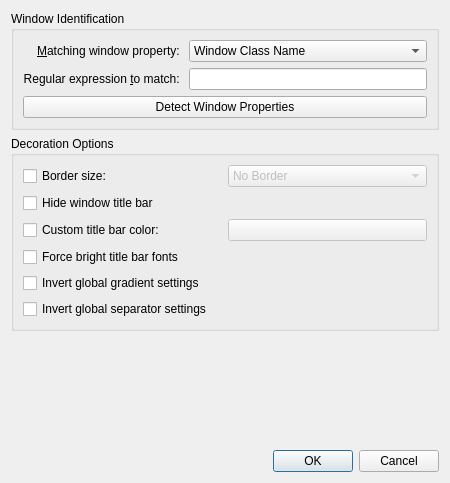
<?xml version="1.0" encoding="UTF-8"?>
<ui version="4.0">
 <class>HelloExceptionDialog</class>
 <widget class="QDialog" name="HelloExceptionDialog">
  <property name="geometry">
   <rect>
    <x>0</x>
    <y>0</y>
    <width>450</width>
    <height>483</height>
   </rect>
  </property>
  <property name="windowTitle">
   <string>Dialog</string>
  </property>
  <layout class="QVBoxLayout" name="verticalLayout">
   <property name="spacing">
    <number>6</number>
   </property>
   <item alignment="Qt::AlignTop">
    <widget class="QGroupBox" name="groupBox">
     <property name="title">
      <string>Window Identification</string>
     </property>
     <layout class="QGridLayout" name="gridLayout_2">
      <item row="0" column="0">
       <widget class="QLabel" name="label">
        <property name="text">
         <string>&amp;Matching window property: </string>
        </property>
        <property name="alignment">
         <set>Qt::AlignRight|Qt::AlignTrailing|Qt::AlignVCenter</set>
        </property>
        <property name="buddy">
         <cstring>exceptionType</cstring>
        </property>
       </widget>
      </item>
      <item row="1" column="0">
       <widget class="QLabel" name="label_2">
        <property name="text">
         <string>Regular expression &amp;to match: </string>
        </property>
        <property name="alignment">
         <set>Qt::AlignRight|Qt::AlignTrailing|Qt::AlignVCenter</set>
        </property>
        <property name="buddy">
         <cstring>exceptionEditor</cstring>
        </property>
       </widget>
      </item>
      <item row="1" column="1" colspan="2">
       <widget class="QLineEdit" name="exceptionEditor">
        <property name="whatsThis">
         <string extracomment="Use the name of the application you want to target, or complex regular expressions to target different states of the same window."/>
        </property>
        <property name="showClearButton" stdset="0">
         <bool>true</bool>
        </property>
       </widget>
      </item>
      <item row="0" column="1" colspan="2">
       <widget class="QComboBox" name="exceptionType">
        <property name="whatsThis">
         <string extracomment="Choose the selection method to target your specific window. In most cases the class name will yield better results."/>
        </property>
        <item>
         <property name="text">
          <string>Window Class Name</string>
         </property>
        </item>
        <item>
         <property name="text">
          <string>Window Title</string>
         </property>
        </item>
       </widget>
      </item>
      <item row="2" column="0" colspan="3">
       <widget class="QPushButton" name="detectDialogButton">
        <property name="whatsThis">
         <string extracomment="Click this button to turn your mouse into a cross hair and then click and select the window you want to target, to easily get window identification."/>
        </property>
        <property name="text">
         <string>Detect Window Properties</string>
        </property>
       </widget>
      </item>
     </layout>
    </widget>
   </item>
   <item alignment="Qt::AlignTop">
    <widget class="QGroupBox" name="groupBox_2">
     <property name="title">
      <string>Decoration Options</string>
     </property>
     <layout class="QGridLayout" name="gridLayout_3">
      <item row="4" column="1">
       <widget class="KColorButton" name="customColorSelectEx">
        <property name="enabled">
         <bool>false</bool>
        </property>
        <property name="whatsThis">
         <string extracomment="Use the color picker to select a color you want to use. May also be used to grab pixel colors from your screen."/>
        </property>
       </widget>
      </item>
      <item row="5" column="0">
       <widget class="QCheckBox" name="forceBrightFonts">
        <property name="whatsThis">
         <string extracomment="Override the font matching algorithm by forcing the titlebar to use bright font colors."/>
        </property>
        <property name="text">
         <string>Force bright title bar fonts</string>
        </property>
       </widget>
      </item>
      <item row="4" column="0">
       <widget class="QCheckBox" name="customColorBoxEx">
        <property name="whatsThis">
         <string extracomment="Enable using a custom color for the target window's title bar."/>
        </property>
        <property name="locale">
         <locale language="English" country="Germany"/>
        </property>
        <property name="text">
         <string>Custom title bar color:</string>
        </property>
       </widget>
      </item>
      <item row="0" column="1">
       <widget class="QComboBox" name="borderSizeComboBox">
        <property name="enabled">
         <bool>false</bool>
        </property>
        <property name="whatsThis">
         <string extracomment="Select a custom border size for the target window."/>
        </property>
        <item>
         <property name="text">
          <string comment="@item:inlistbox Border size:">No Border</string>
         </property>
        </item>
        <item>
         <property name="text">
          <string comment="@item:inlistbox Border size:">No Side Borders</string>
         </property>
        </item>
        <item>
         <property name="text">
          <string comment="@item:inlistbox Border size:">Tiny</string>
         </property>
        </item>
        <item>
         <property name="text">
          <string comment="@item:inlistbox Border size:">Normal</string>
         </property>
        </item>
        <item>
         <property name="text">
          <string comment="@item:inlistbox Border size:">Large</string>
         </property>
        </item>
        <item>
         <property name="text">
          <string comment="@item:inlistbox Border size:">Very Large</string>
         </property>
        </item>
        <item>
         <property name="text">
          <string comment="@item:inlistbox Border size:">Huge</string>
         </property>
        </item>
        <item>
         <property name="text">
          <string comment="@item:inlistbox Border size:">Very Huge</string>
         </property>
        </item>
        <item>
         <property name="text">
          <string comment="@item:inlistbox Border size:">Oversized</string>
         </property>
        </item>
       </widget>
      </item>
      <item row="0" column="0">
       <widget class="QCheckBox" name="borderSizeCheckBox">
        <property name="whatsThis">
         <string extracomment="Enable a custom border size override."/>
        </property>
        <property name="text">
         <string>Border size:</string>
        </property>
       </widget>
      </item>
      <item row="2" column="0" colspan="2">
       <widget class="QCheckBox" name="hideTitleBar">
        <property name="whatsThis">
         <string extracomment="Force to hide the title bar on the target window."/>
        </property>
        <property name="text">
         <string>Hide window title bar</string>
        </property>
       </widget>
      </item>
      <item row="6" column="0" colspan="2">
       <widget class="QCheckBox" name="invertGradient">
        <property name="whatsThis">
         <string extracomment="This inverts the global settings for title bar gradients. If the global setting is turned on, the target window will not use gradients if this is active, and vice versa."/>
        </property>
        <property name="text">
         <string>Invert global gradient settings</string>
        </property>
       </widget>
      </item>
      <item row="7" column="0" colspan="2">
       <widget class="QCheckBox" name="invertSeparator">
        <property name="whatsThis">
         <string extracomment="This inverts the global settings for title bar separators. If the global setting is turned on, the target window will not use separators if this is active, and vice versa."/>
        </property>
        <property name="text">
         <string>Invert global separator settings</string>
        </property>
       </widget>
      </item>
     </layout>
    </widget>
   </item>
   <item>
    <spacer name="verticalSpacer">
     <property name="orientation">
      <enum>Qt::Vertical</enum>
     </property>
     <property name="sizeHint" stdset="0">
      <size>
       <width>20</width>
       <height>40</height>
      </size>
     </property>
    </spacer>
   </item>
   <item>
    <widget class="QDialogButtonBox" name="buttonBox">
     <property name="orientation">
      <enum>Qt::Horizontal</enum>
     </property>
     <property name="standardButtons">
      <set>QDialogButtonBox::Cancel|QDialogButtonBox::Ok</set>
     </property>
    </widget>
   </item>
  </layout>
 </widget>
 <customwidgets>
  <customwidget>
   <class>KColorButton</class>
   <extends>QPushButton</extends>
   <header>kcolorbutton.h</header>
  </customwidget>
 </customwidgets>
 <resources/>
 <connections>
  <connection>
   <sender>buttonBox</sender>
   <signal>accepted()</signal>
   <receiver>HelloExceptionDialog</receiver>
   <slot>accept()</slot>
   <hints>
    <hint type="sourcelabel">
     <x>252</x>
     <y>342</y>
    </hint>
    <hint type="destinationlabel">
     <x>157</x>
     <y>274</y>
    </hint>
   </hints>
  </connection>
  <connection>
   <sender>buttonBox</sender>
   <signal>rejected()</signal>
   <receiver>HelloExceptionDialog</receiver>
   <slot>reject()</slot>
   <hints>
    <hint type="sourcelabel">
     <x>320</x>
     <y>342</y>
    </hint>
    <hint type="destinationlabel">
     <x>286</x>
     <y>274</y>
    </hint>
   </hints>
  </connection>
  <connection>
   <sender>borderSizeCheckBox</sender>
   <signal>toggled(bool)</signal>
   <receiver>borderSizeComboBox</receiver>
   <slot>setEnabled(bool)</slot>
   <hints>
    <hint type="sourcelabel">
     <x>125</x>
     <y>162</y>
    </hint>
    <hint type="destinationlabel">
     <x>316</x>
     <y>163</y>
    </hint>
   </hints>
  </connection>
  <connection>
   <sender>customColorBoxEx</sender>
   <signal>toggled(bool)</signal>
   <receiver>customColorSelectEx</receiver>
   <slot>setEnabled(bool)</slot>
   <hints>
    <hint type="sourcelabel">
     <x>117</x>
     <y>306</y>
    </hint>
    <hint type="destinationlabel">
     <x>331</x>
     <y>307</y>
    </hint>
   </hints>
  </connection>
 </connections>
</ui>
